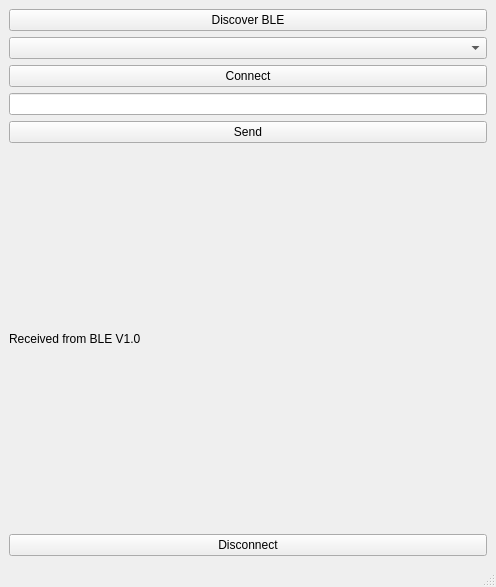
<?xml version="1.0" encoding="UTF-8"?>
<ui version="4.0">
 <class>MainWindow</class>
 <widget class="QMainWindow" name="MainWindow">
  <property name="geometry">
   <rect>
    <x>0</x>
    <y>0</y>
    <width>496</width>
    <height>587</height>
   </rect>
  </property>
  <property name="windowTitle">
   <string>BLE NUS Test</string>
  </property>
  <widget class="QWidget" name="centralwidget">
   <layout class="QVBoxLayout" name="verticalLayout_2">
    <item>
     <layout class="QVBoxLayout" name="verticalLayout">
      <item>
       <widget class="QPushButton" name="pushButtonDiscover">
        <property name="text">
         <string>Discover BLE</string>
        </property>
       </widget>
      </item>
      <item>
       <widget class="QComboBox" name="comboBoxDevices"/>
      </item>
      <item>
       <widget class="QPushButton" name="pushButtonConnect">
        <property name="text">
         <string>Connect</string>
        </property>
       </widget>
      </item>
      <item>
       <widget class="QLineEdit" name="lineEditMessage"/>
      </item>
      <item>
       <widget class="QPushButton" name="pushButtonSend">
        <property name="text">
         <string>Send</string>
        </property>
       </widget>
      </item>
      <item>
       <widget class="QLabel" name="labelReceived">
        <property name="text">
         <string>Received from BLE V1.0</string>
        </property>
       </widget>
      </item>
      <item>
       <widget class="QPushButton" name="pushButtonDisconnect">
        <property name="text">
         <string>Disconnect</string>
        </property>
       </widget>
      </item>
     </layout>
    </item>
   </layout>
  </widget>
  <widget class="QMenuBar" name="menubar">
   <property name="geometry">
    <rect>
     <x>0</x>
     <y>0</y>
     <width>496</width>
     <height>22</height>
    </rect>
   </property>
  </widget>
  <widget class="QStatusBar" name="statusbar"/>
 </widget>
 <resources/>
 <connections/>
</ui>
